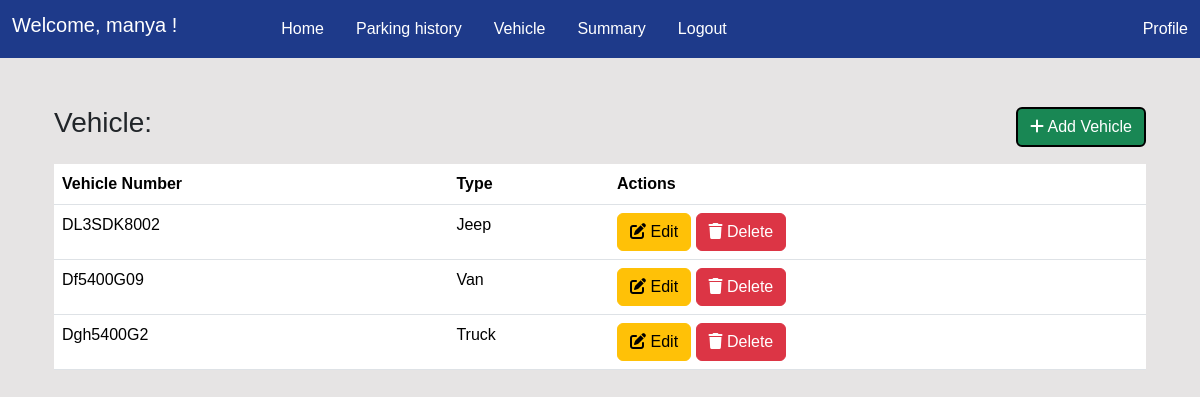
Screenshot of /vehicle (signed in) with the database file from the repository.
### models.py (models this page shows)
class Vehicle(db.Model):
    id = db.Column(db.Integer, primary_key=True)
    user_id = db.Column(db.Integer, db.ForeignKey('user.id'), nullable=False)
    vehicle_number = db.Column(db.String(25), unique=True, nullable=False)
    vehicle_type = db.Column(db.String(20))
    reserved_vehicle = db.relationship('Reservation', backref='vehicle', lazy=True,cascade="all, delete-orphan")

### routes.py (the view)
@app.route('/vehicle')
@auth_required
def vehicle():
    vehicles=Vehicle.query.filter_by(user_id=session['user_id']).all()
    return render_template('user/vehicle.html',vehicles=vehicles)

### routes.py (called while the page is built)
def auth_required(f):
    @wraps(f) #create different function object
    def decorated_function(*args, **kwargs):
        if 'user_id' not in session:
            return redirect(url_for('login'))
        else:
            return f(*args, **kwargs)
    return decorated_function

### templates/user/vehicle.html (shortened to what this page needs)
{% extends 'layout.html' %}
{% block content %}
<div class="container-fluid">
    <div class=" d-flex mt-5 flex-direction-row align-items-center">
        <h3>Vehicle:</h3>
        <a href="{{url_for('add_vehicle')}}" class="chfont btn btn-success" style="border:2px solid black">
            <i class="fa fa-plus" aria-hidden="true"></i>
            Add Vehicle
        </a>
    </div>
    <table class="table mt-3">
        <thead>
            <tr>
                <th>Vehicle Number</th>
                <th>Type</th>
                <th>Actions</th>
            </tr>
        <tbody>
            {% for vehicle in vehicles %}
            <tr>
                <td>{{vehicle.vehicle_number}}</td>
                <td>{{vehicle.vehicle_type}}</td>
                <td>
                    <a href="{{url_for('edit_vehicle',id=vehicle.id)}}" class="btn btn-warning">
                        <i class="fa fa-edit" aria-hidden="true"></i>
                        Edit
                    </a>
                    <a href="{{url_for('delete_vehicle',id=vehicle.id)}}" class="btn
                        btn-danger">
                        <i class="fa fa-trash" aria-hidden="true"></i>
                        Delete
                    </a>
                </td>
            </tr>
            {% endfor %}
        </tbody>
        </thead>
    </table>
</div>
{% endblock %}

### templates/layout.html (style rules this page uses)
body { font-family: Arial, sans-serif; background-color: #e6e4e4; }

### templates/user/vehicle.html (style rules this page uses)
.mt-5 { justify-content: space-between; }

### rows the page displays
Vehicle: vehicle_number "DL3SDK8002", vehicle_type "Jeep"
Vehicle: vehicle_number "Df5400G09", vehicle_type "Van"
Vehicle: vehicle_number "Dgh5400G2", vehicle_type "Truck"

### other values shown
{{ session['name'] }} "manya"
